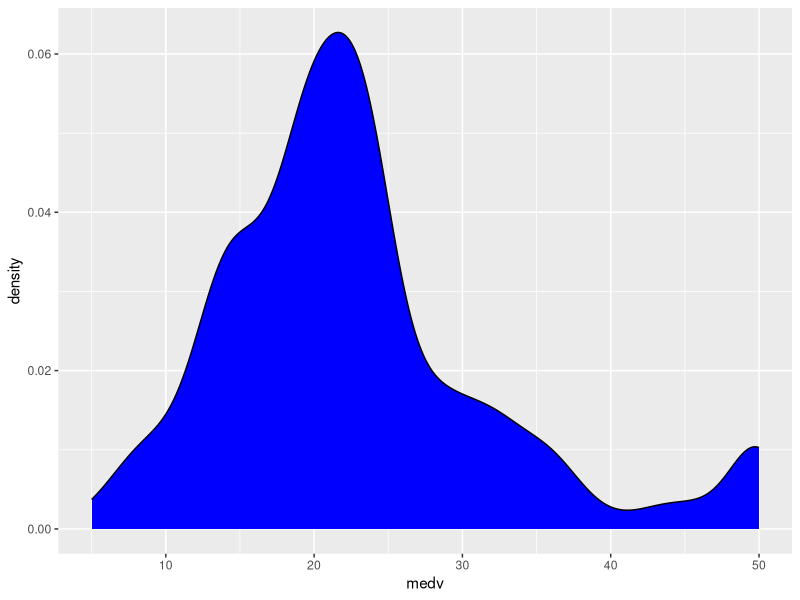
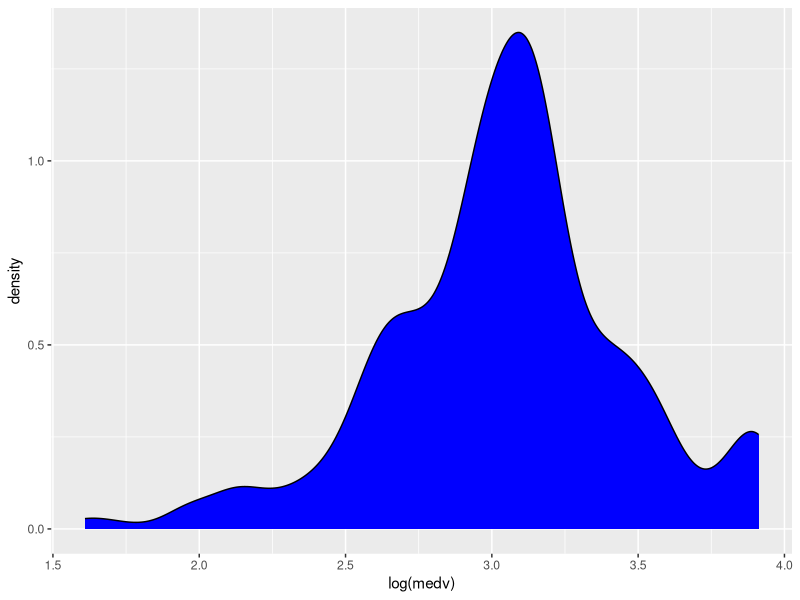
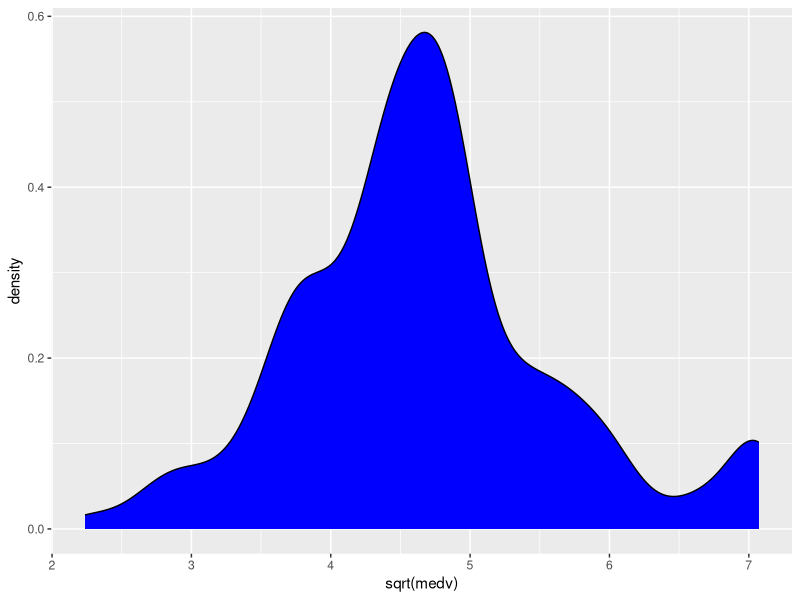
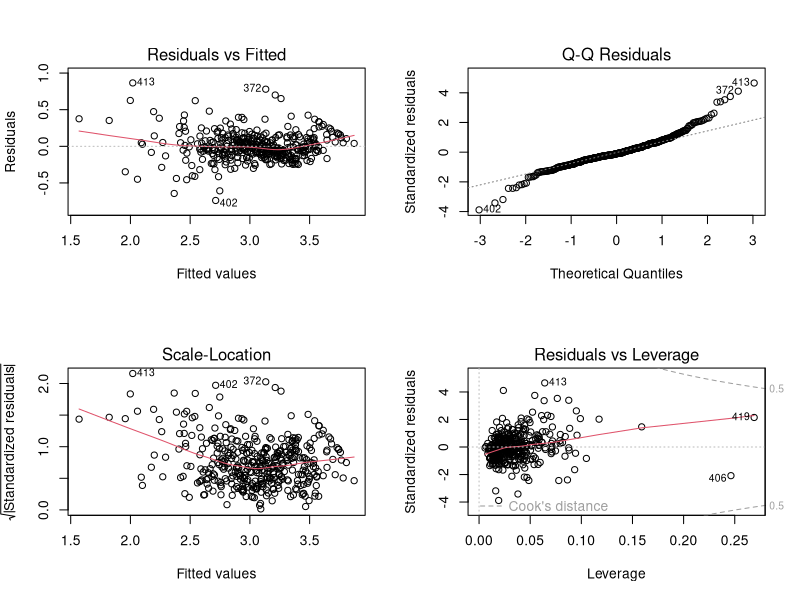
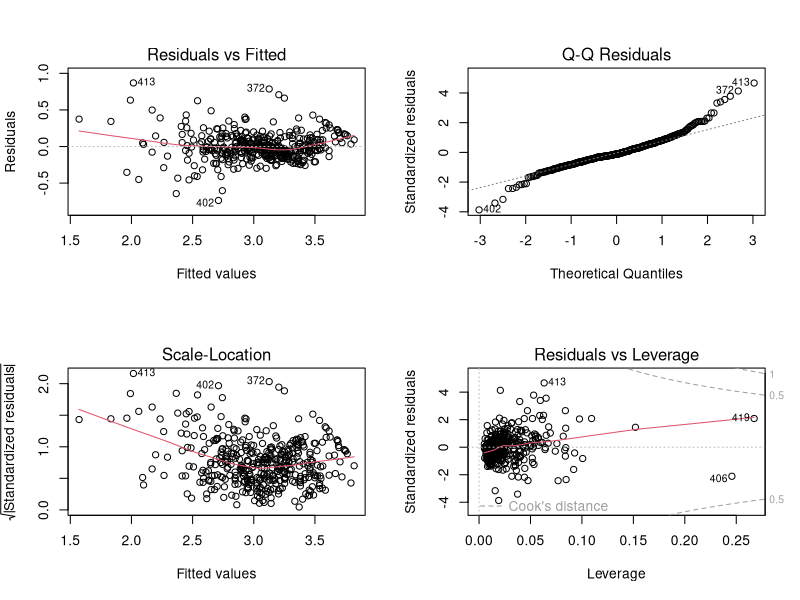

R code for these plots, in order:
library(MASS)
library(ggplot2)
attach(Boston)
names(Boston)

#Split train-test data by 80-20
set.seed(1)
row.number <- sample(1:nrow(Boston), 0.8 * nrow(Boston))
train <- Boston[row.number,]
test <- Boston[-row.number,]

#Explore the dependent variables
ggplot(train, aes(medv)) +
  geom_density(fill = "blue")
ggplot(train, aes(log(medv))) + 
  geom_density(fill = "blue")
ggplot(train, aes(sqrt(medv))) +
  geom_density(fill = "blue")

#Building Model1 with all the variables
model1 <- lm(log(medv) ~ ., data = train)
summary(model1)

par(mfrow = c(2,2))
plot(model1)
  #Interpret Model1
  #F-statistic=115.1>>1 & p-value << 0: There's a relationship between Dependent & Independent variables 
  #p-value on each var: Small p-val <=> significant
  #R-squared val closer to 1 <=> explain more

#Building Model2 remove insignificant variables
model2 <- lm(log(medv) ~ .-zn-indus-age, data = train)
summary(model2)

par(mfrow = c(2,2))
plot(model2)